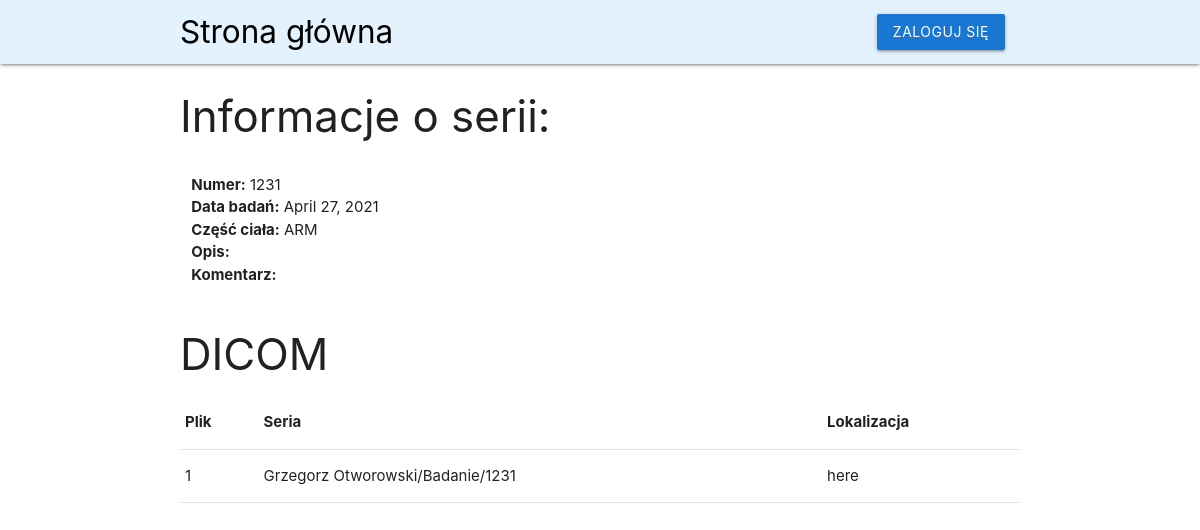
The page /series/1/ on the database its author committed.
### pacjenci/models.py (models this page shows, shortened)
class Series(models.Model):
    class Meta:
        verbose_name_plural = "Series"
    series_num = models.IntegerField()
    date = models.DateField()
    body_part = models.CharField(max_length=20, blank=True)
    description = models.TextField(blank=True)
    comment = models.TextField(blank=True)
    study = models.ForeignKey(Studies, on_delete=models.CASCADE)
    def __str__(self):
        return self.study.__str__() + '/' + str(self.series_num)

class DICOM(models.Model):
    class Meta:
        verbose_name_plural = "DICOM"
    instance = models.IntegerField()
    location = models.CharField(max_length=20)
    series = models.ForeignKey(Series, on_delete=models.CASCADE)

class Studies(models.Model):
    class Meta:
        verbose_name_plural = "Studies"
    name = models.CharField(max_length=50)
    study_date = models.DateField()
    age = models.IntegerField(blank=True)
    modalities = models.CharField(max_length=30, blank=True)
    body_parts = models.CharField(max_length=50, blank=True)
    patient = models.ForeignKey(Patient, on_delete=models.CASCADE)
    def __str__(self):
        return self.patient.__str__() + '/' + self.name

class Patient(models.Model):
    class Meta:
        verbose_name_plural = "Patients"
    SEX_CHOICES = (
        ('M', 'Male'),
        ('F', 'Female')
    )
    pesel = models.CharField(max_length=11, primary_key=True)
    first_name = models.CharField(max_length=20)
    surname = models.CharField(max_length=30)
    birthdate = models.DateField()
    sex = models.CharField(max_length=1, choices=SEX_CHOICES)
    phone_no = models.CharField(max_length=15, blank=True)
    street_name = models.CharField(max_length=20, blank=True)
    house_no = models.IntegerField(blank=True)
    flat_no = models.IntegerField(blank=True)
    postal_code = models.CharField(max_length=6, blank=True)
    city = models.CharField(max_length=20, blank=True)
    description = models.TextField(blank=True)
    dicom_location = models.TextField(blank=True)
    def __str__(self):
        return self.first_name + ' ' + self.surname

### pacjenci/views.py (the view)
# urls.py: path('series/<id>/', series_info, name='series_info'),
def series_info(request, id):
    series_data = Series.objects.get(pk=id)
    dicom_list = DICOM.objects.filter(pk = id)
    data = {
        'series_data' : series_data,
        'dicom_list' : dicom_list
    }
    return render(request, 'series_info.html', data)

### pacjenci/templates/series_info.html
{% extends 'main.html' %}
{% block patient %}
<div>
    <h3>Informacje o serii:</h3>
    <div class="row">
        <ul class="col s6">
            <li><b>Numer:</b> {{series_data.series_num}}</li>
            <li><b>Data badań:</b> {{series_data.date}}</li>
            <li><b>Część ciała:</b> {{series_data.body_part}}</li>
            <li><b>Opis:</b> {{series_data.description}}</li>
            <li><b>Komentarz:</b> {{series_data.comment}}</li>
        </ul>
    </div>
    <h3>DICOM</h3>
    <table class="highlight">
        <thead>
            <tr>
                <th>Plik</th>
                <th>Seria</th>
                <th>Lokalizacja</th>
            </tr>
        </thead>
        <tbody>
            {% for dicoms in dicom_list %}
            <tr>
                <td>{{dicoms.instance}}</td>
                <td>{{dicoms.series}}</td>
                <td>{{dicoms.location}}</td>
            </tr>
            {% endfor %}
        </tbody>
    </table>
</div>
{% endblock patient %}

### rows shown on the page
Series: series_num "1231", date "April 27, 2021", body_part "ARM"
DICOM: instance "1", series "Grzegorz Otworowski/Badanie/1231", location "here"
